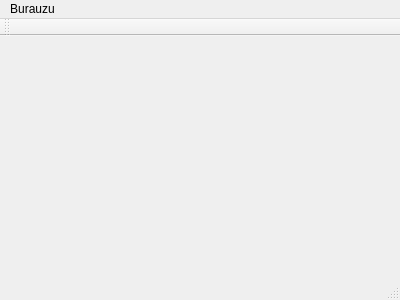
<?xml version="1.0" encoding="UTF-8"?>
<ui version="4.0">
 <class>Burauzu</class>
 <widget class="QMainWindow" name="Burauzu">
  <property name="geometry">
   <rect>
    <x>0</x>
    <y>0</y>
    <width>400</width>
    <height>300</height>
   </rect>
  </property>
  <property name="windowTitle">
   <string>Burauzu</string>
  </property>
  <widget class="QWidget" name="centralWidget"/>
  <widget class="QMenuBar" name="menuBar">
   <property name="geometry">
    <rect>
     <x>0</x>
     <y>0</y>
     <width>400</width>
     <height>20</height>
    </rect>
   </property>
   <widget class="QMenu" name="menuBurauzu">
    <property name="title">
     <string>Burauzu</string>
    </property>
    <addaction name="actionQuit"/>
   </widget>
   <addaction name="menuBurauzu"/>
  </widget>
  <widget class="QToolBar" name="mainToolBar">
   <attribute name="toolBarArea">
    <enum>TopToolBarArea</enum>
   </attribute>
   <attribute name="toolBarBreak">
    <bool>false</bool>
   </attribute>
  </widget>
  <widget class="QStatusBar" name="statusBar"/>
  <action name="actionQuit">
   <property name="text">
    <string>Quit</string>
   </property>
  </action>
 </widget>
 <layoutdefault spacing="6" margin="11"/>
 <resources/>
 <connections/>
</ui>
